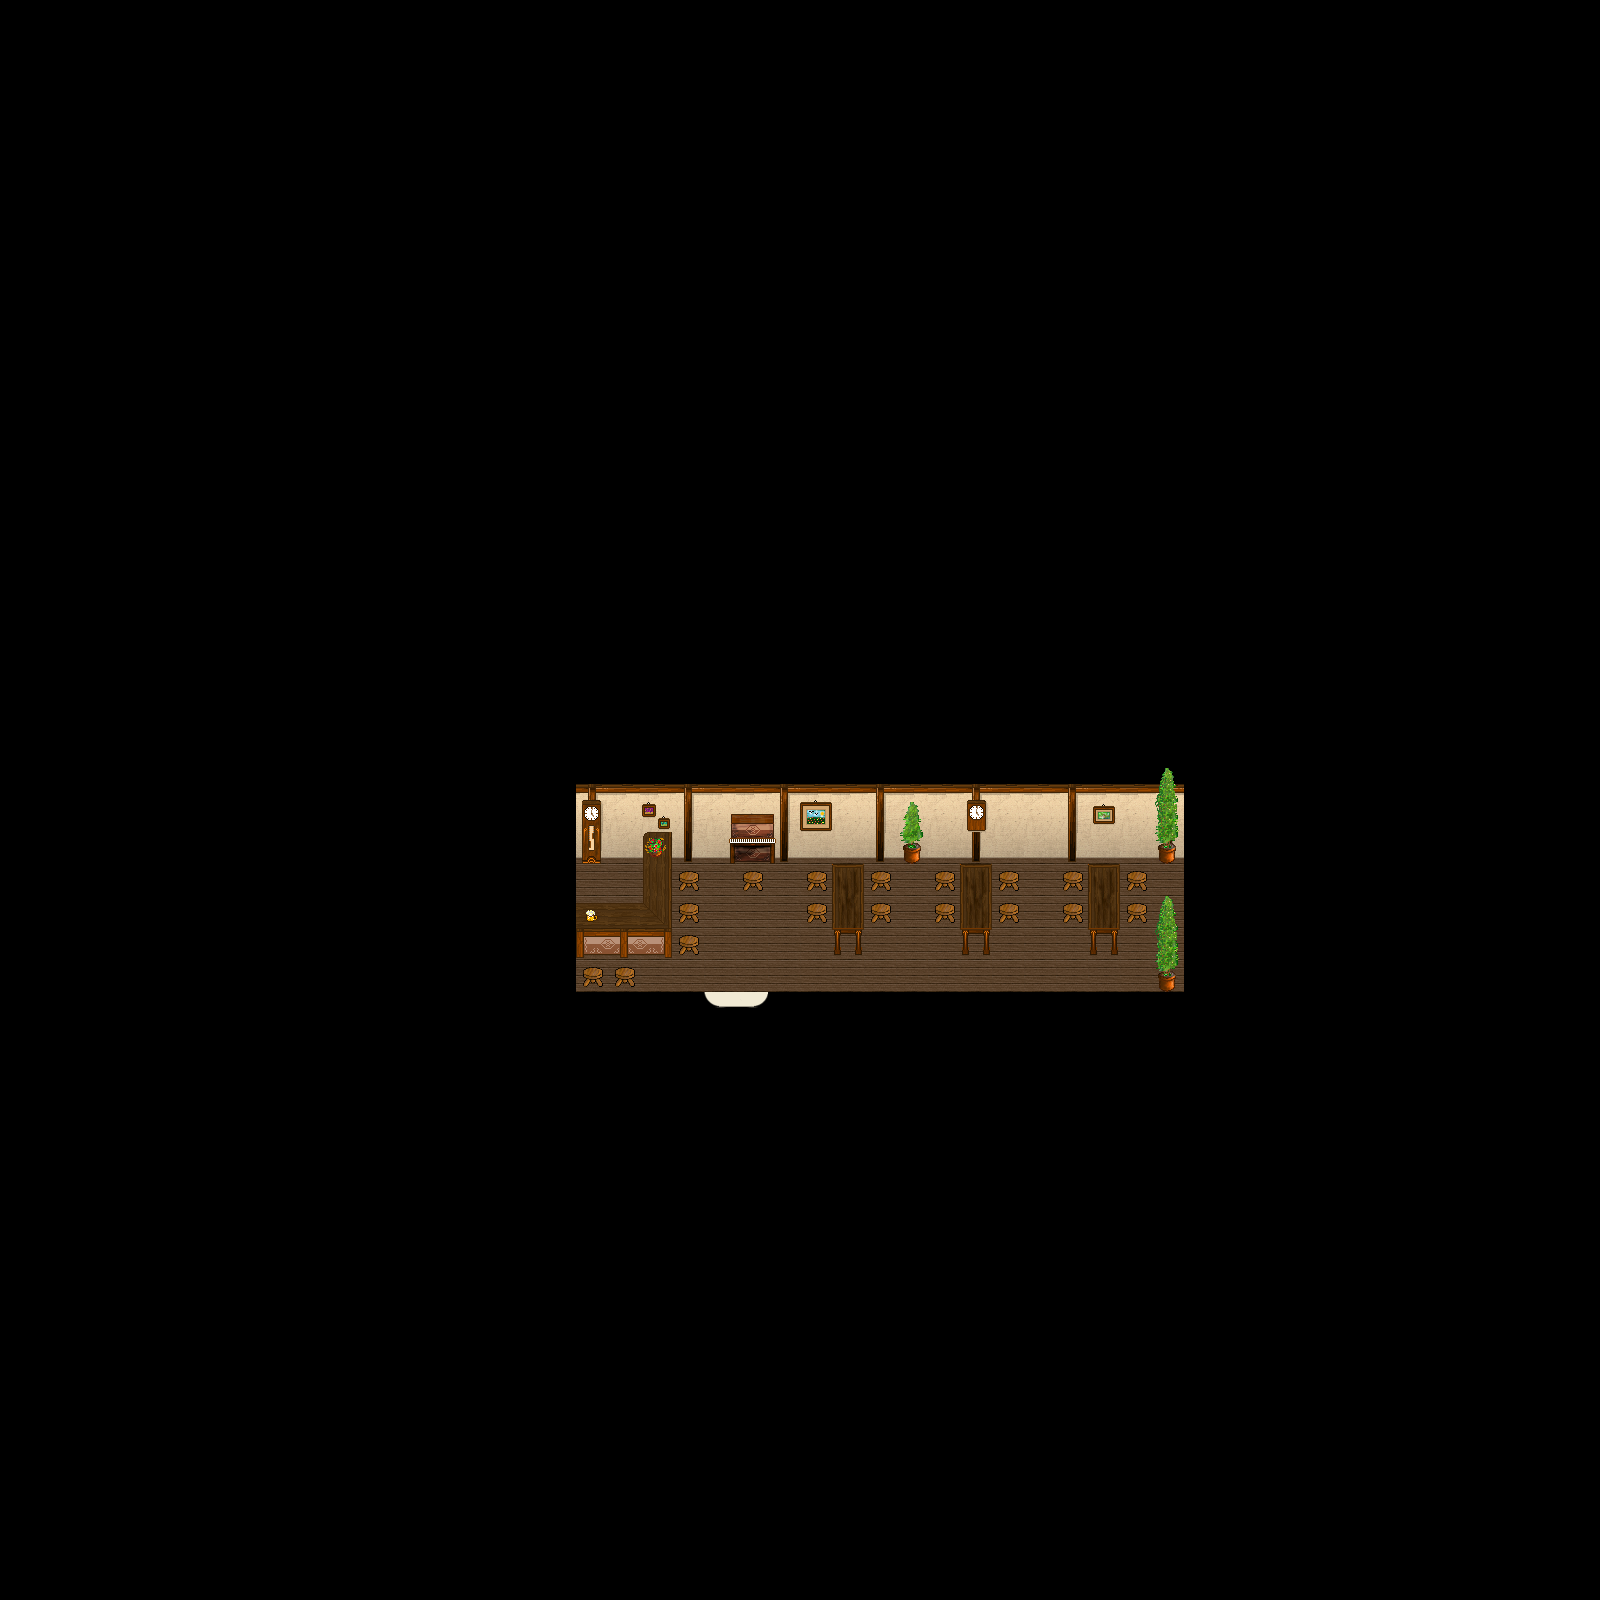

Below is a game level as drawn by its tile map, then a one-line description and the .tmx that defines it (tile-layer data replaced by summaries):
An orthogonal 50x50 tile map with 32x32 px tiles, 6 tile layers (Ground, Ground, Ground, Ground, ...), 1 hidden layer not drawn, 5 tilesets and 2 objects (WARP, SCRIPT).

<map version="1.0" orientation="orthogonal" width="50" height="50" tilewidth="32" tileheight="32">
 <properties>
  <property name="music" value="inside.ogg" />
 </properties>
 <tileset firstgid="1" name="collision1_32_32" tilewidth="32" tileheight="32">
  <image source="../graphics/tiles/collision1_32_32.png" width="1024" height="1024" />
 </tileset>
 <tileset firstgid="1025" name="indoor3_32_32" tilewidth="32" tileheight="32">
  <image source="../graphics/tiles/indoor3_32_32.png" width="1024" height="1024" />
 </tileset>
 <tileset firstgid="2049" name="indoor2_32_32" tilewidth="32" tileheight="32">
  <image source="../graphics/tiles/indoor2_32_32.png" width="1024" height="1024" />
 </tileset>
 <tileset firstgid="3073" name="indoor2_32_64" tilewidth="32" tileheight="64">
  <image source="../graphics/tiles/indoor2_32_64.png" width="1024" height="1024" />
 </tileset>
 <tileset firstgid="3585" name="indoor2_32_96" tilewidth="32" tileheight="96">
  <image source="../graphics/tiles/indoor2_32_96.png" width="1024" height="960" />
 </tileset>
 <layer name="Ground" width="50" height="50">
  <data>[2500 cells, 2500 non-empty, 4 distinct tile ids]</data>
 </layer>
 <layer name="Ground" width="50" height="50">
  <data>[2500 cells, 57 non-empty, 6 distinct tile ids]</data>
 </layer>
 <layer name="Ground" width="50" height="50">
  <data>[2500 cells, 35 non-empty, 12 distinct tile ids]</data>
 </layer>
 <layer name="Ground" width="50" height="50">
  <data>[2500 cells, 8 non-empty, 8 distinct tile ids]</data>
 </layer>
 <layer name="Fringe" width="50" height="50">
  <data>[2500 cells, 6 non-empty, 5 distinct tile ids]</data>
 </layer>
 <layer name="Over" width="50" height="50">
  <data>[2500 cells, 0 non-empty, 0 distinct tile ids]</data>
 </layer>
 <layer name="Collision" width="50" height="50" visible="0">
  <data>[2500 cells, 2439 non-empty, 1 distinct tile ids]</data>
 </layer>
 <objectgroup name="Object" width="50" height="50">
  <object name="Warp to city" type="WARP" x="704" y="992" width="64" height="32">
   <properties>
    <property name="DEST_MAP" value="ow-n0004-p0005-o0000" />
    <property name="DEST_X" value="4720" />
    <property name="DEST_Y" value="3600" />
   </properties>
  </object>
  <object name="External Map Events" type="SCRIPT" x="52" y="44" width="24" height="80">
   <properties>
    <property name="FILENAME" value="scripts/maps/iw-burg-cedric-tavern-o00-o00-o00.lua" />
   </properties>
  </object>
 </objectgroup>
</map>
